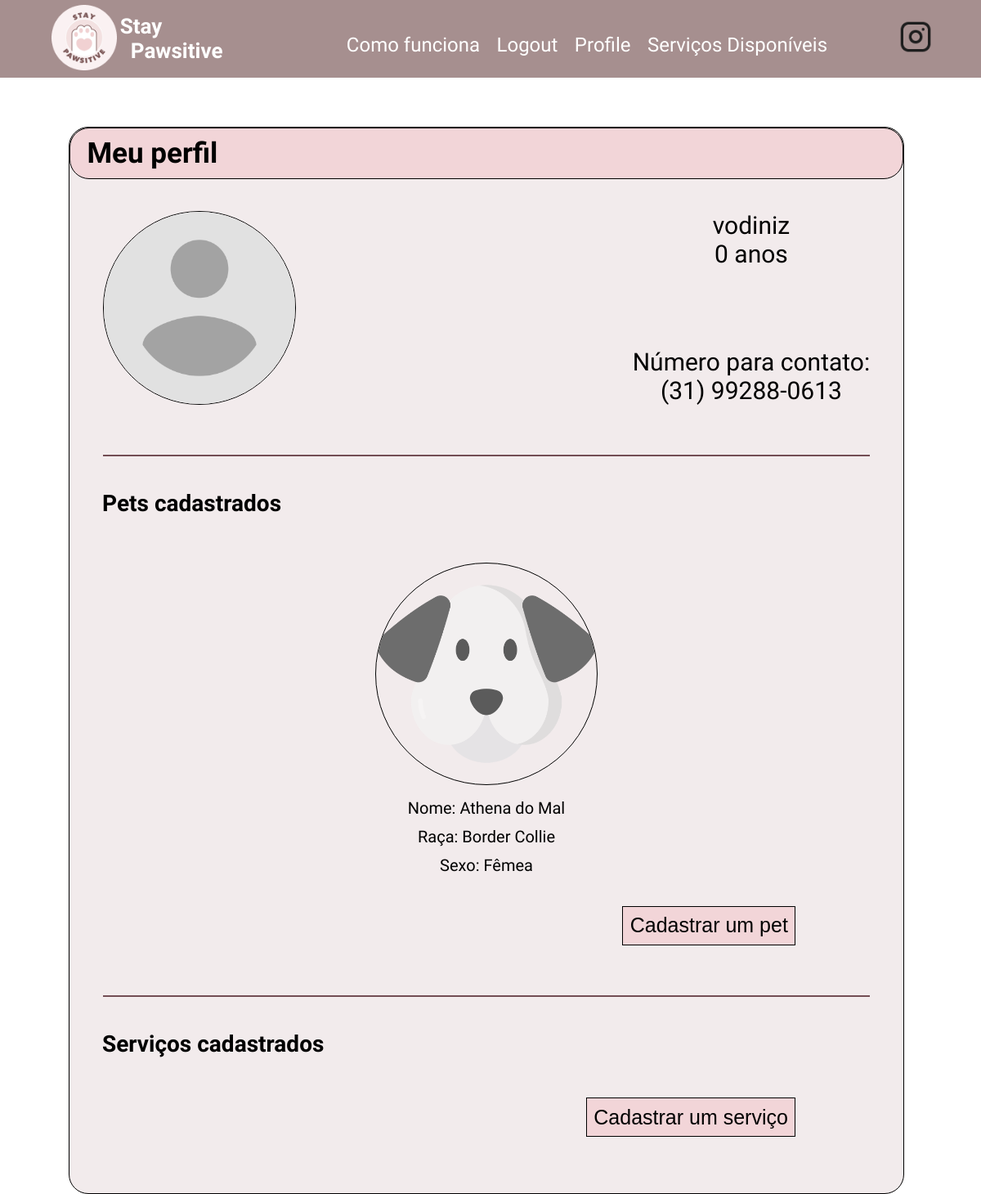
Screenshot of /user/vodiniz (signed in) with the database file from the repository.
### app/models.py (models this page shows, shortened)
class User(UserMixin, db.Model):
    id: so.Mapped[int] = so.mapped_column(primary_key=True)
    username: so.Mapped[str] = so.mapped_column(sa.String(64), index=True,
                                                unique=True)
    email: so.Mapped[str] = so.mapped_column(sa.String(120), index=True,
                                             unique=True)
    password_hash: so.Mapped[Optional[str]] = so.mapped_column(sa.String(256))
    credits: so.Mapped[int] = so.mapped_column()
    name: so.Mapped[str] = so.mapped_column(sa.String(64), index=True, unique=False)
    phone: so.Mapped[str] = so.mapped_column(sa.String(15), index=True, unique=False)
    birthdate: so.Mapped[datetime] = so.mapped_column(
        index=True, default=lambda: datetime.now(timezone.utc))
    address: so.Mapped[str] = so.mapped_column(sa.String(64), index=True, unique=False)
    cpf: so.Mapped[str] = so.mapped_column(sa.String(11), index=True, unique=False)
    avatar: so.Mapped[str] = so.mapped_column(sa.String(100), index=True, unique=False)
    about_me: so.Mapped[Optional[str]] = so.mapped_column(sa.String(140))

class Pet(db.Model):
    name: so.Mapped[str] = so.mapped_column(sa.String(64), index=True, primary_key=True)
    username: so.Mapped[str] = so.mapped_column(sa.ForeignKey(User.username), index=True, primary_key=True)
    pet_type: so.Mapped[str] = so.mapped_column(sa.String(50))
    photo: so.Mapped[str] = so.mapped_column(sa.String(100))
    breed: so.Mapped[str] = so.mapped_column(sa.String(40))
    sex: so.Mapped[str] = so.mapped_column(sa.String(10))
    friendly: so.Mapped[bool] = so.mapped_column(Boolean)

### app/routes.py (the view)
@app.route('/user/<username>')
@login_required
def user(username):
    user = db.session.scalar(sa.select(User).where(User.username == username))
    if user is None:
        return render_template('404.html'), 404
    age = calculate_age(user.birthdate)
    formatted_phone = format_phone_number(user.phone)
    pets = db.session.query(Pet).join(User).filter(User.username == current_user.username).all()
    possible_walks = db.session.query(PossibleWalk).join(User).filter(User.username == current_user.username).all()
    return render_template('user.html', user=user, age=age, phone=formatted_phone, pets=pets, possible_walks= possible_walks)

### app/models.py (called while the page is built)
@login.user_loader
def load_user(id):
    return db.session.get(User, int(id))

### app/routes.py (called while the page is built)
def calculate_age(birthdate):
    today = datetime.today()
    age = today.year - birthdate.year - ((today.month, today.day) < (birthdate.month, birthdate.day))
    return age

def format_phone_number(phone):
    digits = ''.join(filter(str.isdigit, phone))
    if len(digits) == 11:
        return f"({digits[:2]}) {digits[2:7]}-{digits[7:]}"
    return phone

### app/templates/user.html (shortened to what this page needs)
{% extends "base.html" %}
{% block head %}
   {{ super() }}
   <link rel="stylesheet" href="{{url_for('static', filename='styles/user.css')}}">
{% endblock head %}
{% block content %}
   <div class="container">
       <div class="title">
           Meu perfil
       </div>
       <div class="infos">
           <div class="profile-data">
               <img src="{{url_for('static', filename='{}'.format(user.avatar))}}">
               <div>
                   <div>
                       {{ user.username }}
                       <br>
                       {{ age }} anos
                   </div>
                   <div>
                       Número para contato:
                       <br>
                       {{ phone }}
                   </div>
               </div>
           </div>
       </div>
       <div class="line"></div>
       <h1 style="font-weight: bold; font-size: 28px; margin-left: 40px;">Pets cadastrados</h1>
       <div class="pets">
           <div class="list">
               {% for pet in pets %}
               <div>
                   <img src="{{url_for('static', filename=pet.photo)}}">
                   <p>Nome: {{pet.name}} </p>
                   <p>Raça: {{pet.breed}} </p>
                   {% if pet.sex == "female" %}
                   <p>Sexo: Fêmea </p>
                   {% else %}
                   <p>Sexo: Macho </p>
                   {% endif %}
               </div>
               {% endfor%}
           </div>
           <button onclick="redirect_new_pet()">Cadastrar um pet</button>
       </div>
       <div class="line"></div>
       <h1 style="font-weight: bold; font-size: 28px; margin-left: 40px;">Serviços cadastrados</h1>
       <div class="pets">
           <button onclick="redirect_new_walk()">Cadastrar um serviço</button>
       </div>
   </div>
{% endblock %}

### app/static/styles/base.css (style rules this page uses)
:root { font-size: 62.5%; }
body { font-family: 'Montserrat Alternates', sans-serif; font-style: normal; margin: 0; padding: 0; }

### app/static/styles/user.css (style rules this page uses)
body { font-family: 'Montserrat Alternates', sans-serif; font-style: normal; margin: 0; padding: 0; min-height: 1000px; }
html { margin: 0; padding: 0; height: 100%; }
.container { width: 85%; background-color: #F2EBEC; margin-left: 7%; margin-top: 5%; border: 1px solid #F2D5D8; border-radius: 24px; padding-bottom: 4%; border: 0.5px solid black; }
.title { background-color: #F2D5D8; padding: 1% 2%; border-radius: 24px; border: 0.5px solid black; font-size: 35px; font-weight: 700; }
.infos { padding: 2% 4%; }
.profile-data { display: flex; justify-content: space-between; font-size: 30px; padding-top: 2%; }
.profile-data > img { border-radius: 50%; border: 1px solid black; max-width: 25%; height: auto; }
.profile-data > div { display: flex; flex-direction: column; justify-content: space-between; text-align: center; }
.pets { display: flex; flex-direction: column; padding: 2% 8%; }
.pets > button, .services > button { background-color: #F2D5D8; font-size: 25px; font-weight: 400; padding: 1%; border: 1px solid black; align-self: flex-end; margin-right: 5rem; margin-top: 1rem; }
.list { display: flex; flex-wrap: wrap; justify-content: space-around; text-align: center; font-size: 20px; }
.list > div { padding: 2% 0%; }
.list img { width: 27rem; height: 27rem; border-radius: 50%; border: 1px solid black; }
.list p { margin-top: 4%; margin-bottom: 4%; }
.line { border-top: 2px solid #734D54; margin: 4% 4%; }

### rows the page displays
User: avatar (placeholder picture), username "vodiniz"
Pet: photo (placeholder picture), name "Athena do Mal", breed "Border Collie", sex "Sexo: Fêmea"

### other values shown
{{ age }} "0"
{{ phone }} "(31) 99288-0613"
